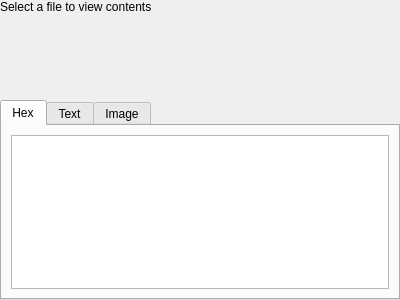
<?xml version="1.0" encoding="UTF-8"?>
<ui version="4.0">
 <class>MIXFileDisplay</class>
 <widget class="QWidget" name="MIXFileDisplay">
  <property name="geometry">
   <rect>
    <x>0</x>
    <y>0</y>
    <width>400</width>
    <height>300</height>
   </rect>
  </property>
  <property name="windowTitle">
   <string>Form</string>
  </property>
  <layout class="QVBoxLayout" name="verticalLayout">
   <property name="leftMargin">
    <number>0</number>
   </property>
   <property name="topMargin">
    <number>0</number>
   </property>
   <property name="rightMargin">
    <number>0</number>
   </property>
   <property name="bottomMargin">
    <number>0</number>
   </property>
   <item>
    <widget class="QLabel" name="basicFileInfo">
     <property name="text">
      <string>&lt;html&gt;&lt;head/&gt;&lt;body&gt;&lt;p&gt;Select a file to view contents&lt;/p&gt;&lt;p&gt;&lt;br/&gt;&lt;/p&gt;&lt;p&gt;&lt;br/&gt;&lt;/p&gt;&lt;/body&gt;&lt;/html&gt;</string>
     </property>
    </widget>
   </item>
   <item>
    <widget class="QTabWidget" name="tabWidget">
     <property name="currentIndex">
      <number>0</number>
     </property>
     <widget class="QWidget" name="hex">
      <attribute name="title">
       <string>Hex</string>
      </attribute>
      <layout class="QVBoxLayout" name="verticalLayout_4">
       <item>
        <widget class="QPlainTextEdit" name="hex_text_view">
         <property name="font">
          <font>
           <family>Liberation Mono</family>
          </font>
         </property>
         <property name="readOnly">
          <bool>true</bool>
         </property>
        </widget>
       </item>
      </layout>
     </widget>
     <widget class="QWidget" name="text">
      <attribute name="title">
       <string>Text</string>
      </attribute>
      <layout class="QVBoxLayout" name="verticalLayout_3">
       <item>
        <widget class="QPlainTextEdit" name="text_view">
         <property name="font">
          <font>
           <family>Liberation Mono</family>
          </font>
         </property>
         <property name="readOnly">
          <bool>true</bool>
         </property>
        </widget>
       </item>
      </layout>
     </widget>
     <widget class="QWidget" name="image">
      <attribute name="title">
       <string>Image</string>
      </attribute>
      <layout class="QGridLayout" name="gridLayout">
       <property name="leftMargin">
        <number>0</number>
       </property>
       <property name="topMargin">
        <number>0</number>
       </property>
       <property name="rightMargin">
        <number>0</number>
       </property>
       <property name="bottomMargin">
        <number>0</number>
       </property>
       <item row="0" column="0">
        <widget class="QLabel" name="image_display">
         <property name="text">
          <string>TextLabel</string>
         </property>
        </widget>
       </item>
      </layout>
     </widget>
    </widget>
   </item>
  </layout>
 </widget>
 <resources/>
 <connections/>
</ui>
